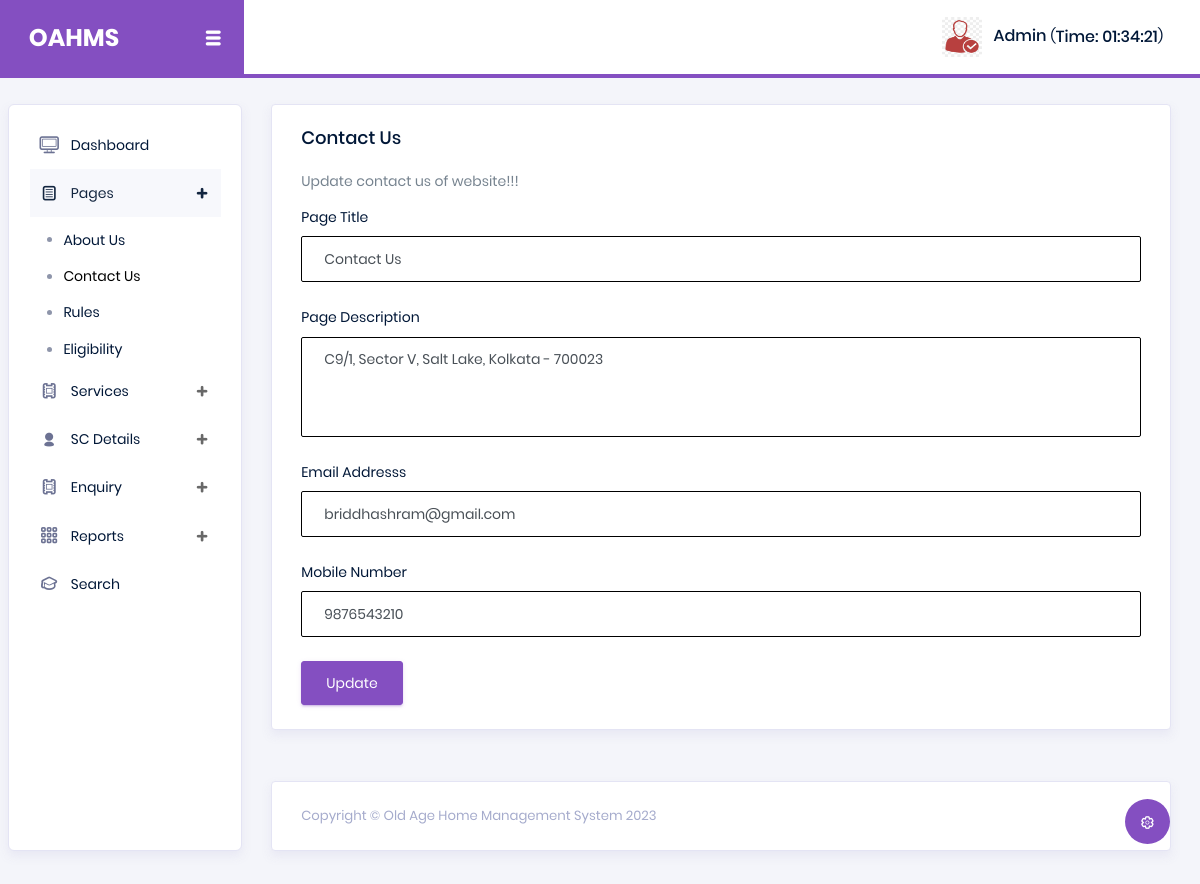
/admin/contactus.php (signed in), run on the app's committed database.
### tables this page shows
CREATE TABLE `tblpage` (
  `ID` int(10) NOT NULL,
  `PageType` varchar(200) DEFAULT NULL,
  `PageTitle` mediumtext DEFAULT NULL,
  `PageDescription` mediumtext DEFAULT NULL,
  `Email` varchar(200) DEFAULT NULL,
  `MobileNumber` bigint(10) DEFAULT NULL,
  `UpdationDate` date DEFAULT NULL,
  `Timing` varchar(200) NOT NULL
);

### admin/contactus.php (the view, shortened to what this page needs)
<?php session_start();
include_once('includes/config.php');
if (strlen($_SESSION['aid']==0)) {
  header('location:logout.php');
  } else{
?>
<!DOCTYPE html>
<html lang="en">
<head>
  <link rel="stylesheet" href="vendors/typicons/typicons.css">
  <link rel="stylesheet" href="vendors/css/vendor.bundle.base.css">
  <link rel="stylesheet" href="vendors/select2/select2.min.css">
  <link rel="stylesheet" href="vendors/select2-bootstrap-theme/select2-bootstrap.min.css">
  <link rel="stylesheet" href="css/vertical-layout-light/style.css">
</head>
<body>
  <div class="container-scroller">
    <nav class="navbar col-lg-12 col-12 p-0 fixed-top d-flex flex-row">
      <div class="navbar-brand-wrapper d-flex justify-content-center">
        <div class="navbar-brand-inner-wrapper d-flex justify-content-between align-items-center w-100">
          <a class="navbar-brand brand-logo" href="index.html"><img src="images/logo.svg" alt="logo"/></a>
          <button class="navbar-toggler navbar-toggler align-self-center" type="button" data-toggle="minimize">
          </button>
        </div>
      </div>
      <?php include_once('includes/header.php');?>
    </nav>
    <div class="container-fluid page-body-wrapper">
    <?php include_once('includes/sidebar.php');?>
      <div class="main-panel">
        <div class="content-wrapper">
          <div class="row">
            <div class="col-md-12 grid-margin stretch-card">
              <div class="card">
                <div class="card-body">
                  <h4 class="card-title">Contact Us</h4>
                  <p class="card-description">
                    Update contact us of website!!!
                  </p>
                  <form class="forms-sample" method="post">
                    <?php
$ret=mysqli_query($con,"select * from  tblpage where PageType='contactus'");
while ($row=mysqli_fetch_array($ret)) {
?>
                    <div class="form-group">
                       <label for="exampleInputUsername1">Page Title</label>
                      <input id="pagetitle" name="pagetitle" type="text" class="form-control" required="true" value="<?php  echo $row['PageTitle'];?>">
                    </div>
                    <div class="form-group">
                      <label for="exampleInputEmail1">Page Description</label>
                      <textarea class="form-control" name="pagedes" id="pagedes" rows="5"><?php  echo $row['PageDescription'];?></textarea>
                    </div>
                    <div class="form-group">
                      <label for="exampleInputUsername1">Email Addresss</label>
                     <input type="email" class="form-control" name="email" value="<?php  echo $row['Email'];?>" required='true'>
                    </div>
                    <div class="form-group">
                      <label for="exampleInputUsername1">Mobile Number</label>
                     <input type="text" class="form-control" name="mobnum" value="<?php  echo $row['MobileNumber'];?>" required='true' maxlength="10" pattern='[0-9]+'>
                    </div>
                    <?php } ?>
                    <button type="submit" class="btn btn-primary mr-2" name="submit">Update</button>
                  </form>
                </div>
              </div>
            </div>
          </div>
        </div>
       <?php include_once('includes/footer.php');?>
      </div>
    </div>
  </div>
</body>
</html>
<?php } ?>

### admin/includes/header.php (shortened to what this page needs)
<nav class="navbar col-lg-12 col-12 p-0 fixed-top d-flex flex-row">
      <div class="navbar-brand-wrapper d-flex justify-content-center">
        <div class="navbar-brand-inner-wrapper d-flex justify-content-between align-items-center w-100">
          <a class="navbar-brand brand-logo" href="dashboard.php"><strong style="color: white;">OAHMS</strong></a>
          <button class="navbar-toggler navbar-toggler align-self-center" type="button" data-toggle="minimize">
            <span class="typcn typcn-th-menu"></span>
          </button>
        </div>
      </div>
      <div class="navbar-menu-wrapper d-flex align-items-center justify-content-end">
        <ul class="navbar-nav mr-lg-2">
          <li class="nav-item nav-profile dropdown">
            <a class="nav-link" href="#" data-toggle="dropdown" id="profileDropdown">
              <img src="images/faces/face5.jpg" alt="profile"/>
              <?php
$adid=$_SESSION['aid'];
$ret=mysqli_query($con,"select AdminName from tbladmin where ID='$adid'");
$row=mysqli_fetch_array($ret);
$name=$row['AdminName'];
?>
              <span class="nav-profile-name"><?php echo $name; ?></span>
            </a>
          </li>
          <li class="nav-item nav-user-status dropdown">
              (<h6 class="mb-0">Time: <?php
  echo $runningTime = date('h:i:s');
?></h6>)
          </li>
        </ul>
      </div>
    </nav>

### data on the page
tblpage: pagetitle "Contact Us", pagedes "C9/1, Sector V, Salt Lake, Kolkata - 700023", email "briddhashram@gmail.com", mobnum "9876543210"

### other printed values
$name "Admin"
